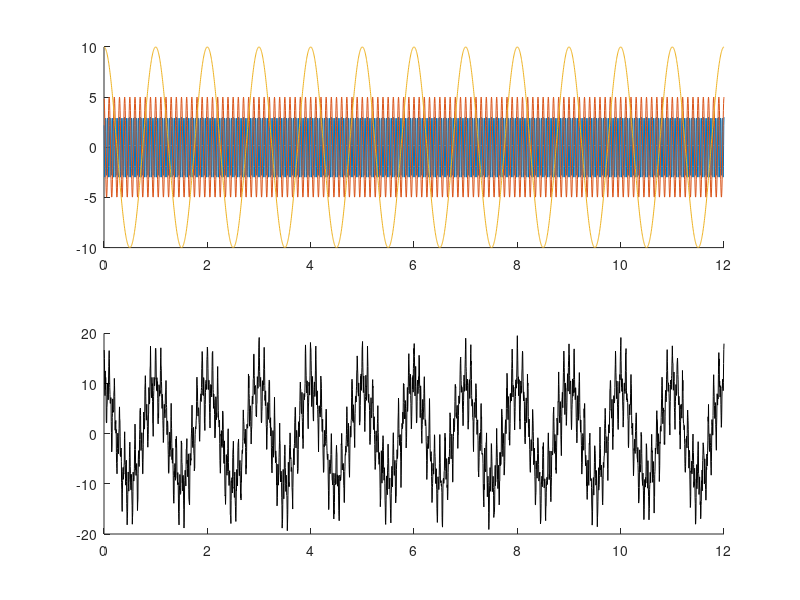

Write MATLAB code to recreate this figure. (Note: this script raises an error after producing the figure.)
addpath(genpath('../ssp_decomp'))
addpath(genpath('../spectralanalysis'))
%% Generate 3 oscillations during n windows of length N.
Fs=250; % Hz
N=3*Fs; % Window length
n=4;    % Window Number
tt= (1:n*N);

StaPointId = ((1:n)-1)*N +1;
EndPointId = StaPointId+N-1;

f_so = 1;  w_so = f_so *2*pi /Fs; 
f_al = 10; w_al = f_al *2*pi /Fs;
f_ga = 30; w_ga = f_ga *2*pi /Fs;

x_so = 10 * cos(w_so*tt);
x_al = 5 * cos(w_al*tt);
x_ga = 3 * cos(w_ga*tt);

sigma_noise= 1;
y_t = x_so +  x_al + x_ga + normrnd(0,sigma_noise,[1,n*N]);
y_t=y_t';

figure
subplot(2,1,1); hold on
plot(tt/Fs, x_ga)
plot(tt/Fs, x_al)
plot(tt/Fs, x_so)

subplot(2,1,2); hold on
plot(tt/Fs, y_t, 'k')


%% Initialize ssp and fit
convergenceTolerance=eps;
em_its=100;
doPlot=0;
namecur='test_fit';

init_params=struct();
init_params.f_init     =  [2, 6, 15];
init_params.a_init     =  [0.98, 0.98, 0.98];
init_params.sigma2_init=  [1,1,1];
init_params.R          =  1;
init_params.NNharm     =  [1, 1, 1];

modelOsc=ssp_decomp(y_t,Fs,StaPointId,EndPointId,em_its,convergenceTolerance, init_params,namecur,doPlot);

%% Plot summary
crange = [-20 20];
plot_summary(modelOsc, crange)




